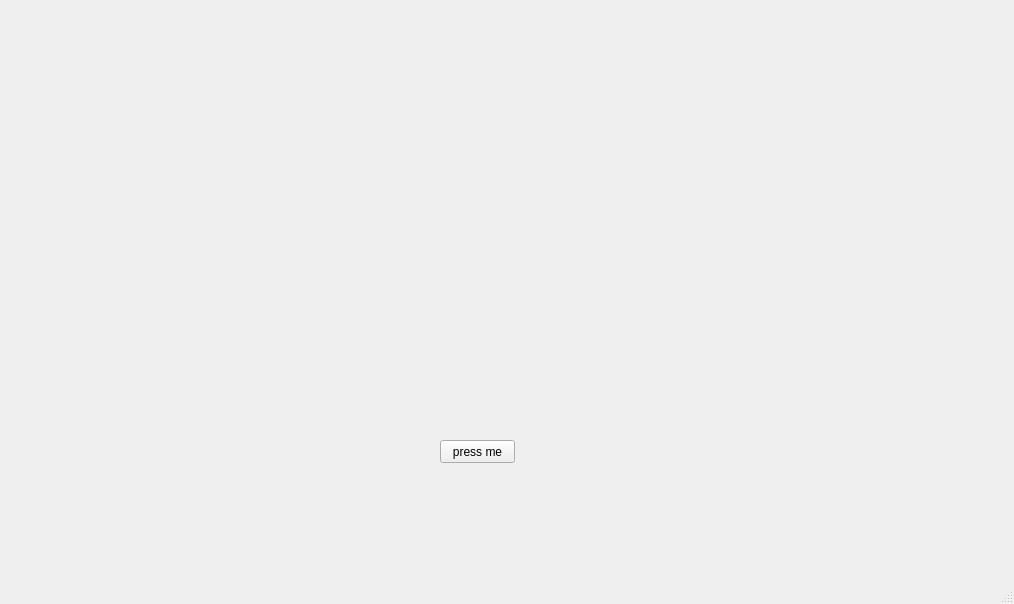
<?xml version="1.0" encoding="UTF-8"?>
<ui version="4.0">
 <class>MainWindow</class>
 <widget class="QMainWindow" name="MainWindow">
  <property name="geometry">
   <rect>
    <x>0</x>
    <y>0</y>
    <width>1014</width>
    <height>604</height>
   </rect>
  </property>
  <property name="windowTitle">
   <string>MainWindow</string>
  </property>
  <widget class="QWidget" name="centralwidget">
   <widget class="QPushButton" name="pushButton">
    <property name="geometry">
     <rect>
      <x>440</x>
      <y>440</y>
      <width>75</width>
      <height>23</height>
     </rect>
    </property>
    <property name="text">
     <string>press me</string>
    </property>
   </widget>
  </widget>
  <widget class="QMenuBar" name="menubar">
   <property name="geometry">
    <rect>
     <x>0</x>
     <y>0</y>
     <width>1014</width>
     <height>21</height>
    </rect>
   </property>
  </widget>
  <widget class="QStatusBar" name="statusbar"/>
 </widget>
 <resources/>
 <connections/>
</ui>
